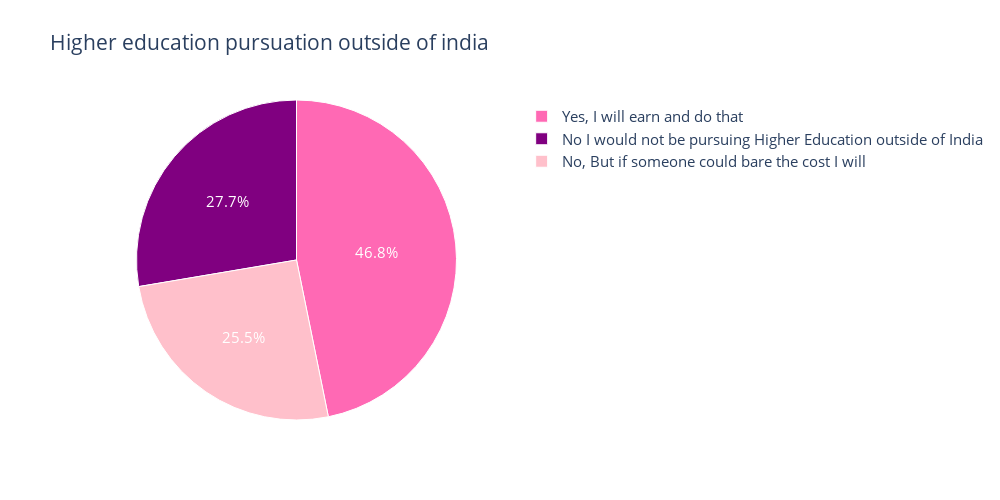

Notebook code for this chart:
### Code cell
fig = go.Figure(data = [go.Pie(values = ed.values , labels = ed.index)])
fig.update_layout(title= 'Higher education pursuation outside of india',height = 500 , width = 1000,font= dict(size = 15)
                 )
fig.update_traces(textfont_color = 'white',textfont_size = 15, marker = dict(colors = ['hotpink' , 'purple', 'pink'],line=dict(color = 'white', width = 1)) )
fig.show()

### Figure 1 — Plotly figure (JSON) as saved in the notebook; plotly's stock layout.template omitted (floating-point values rounded to 4 significant figures)
{"data": [{"labels": ["Yes, I will earn and do that", "No I would not be pursuing Higher Education outside of India", "No, But if someone could bare the cost I will"], "marker": {"colors": ["hotpink", "purple", "pink"], "line": {"color": "white", "width": 1}}, "textfont": {"color": "white", "size": 15}, "type": "pie", "values": [110, 65, 60]}], "layout": {"font": {"size": 15}, "height": 500, "title": {"text": "Higher education pursuation outside of india"}, "width": 1000}}
